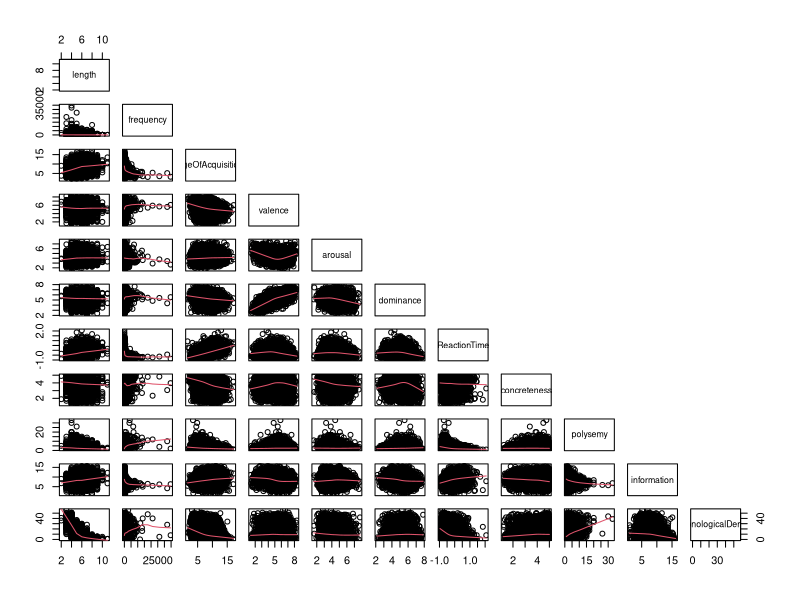
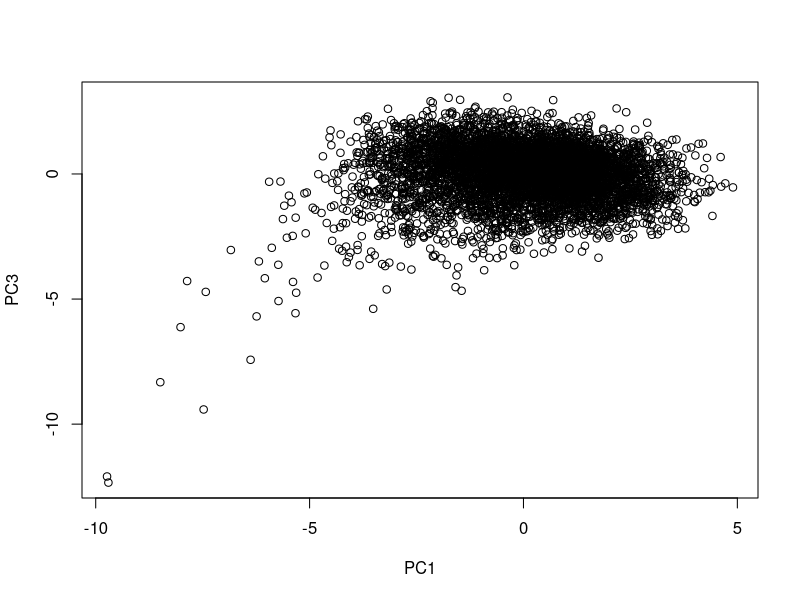
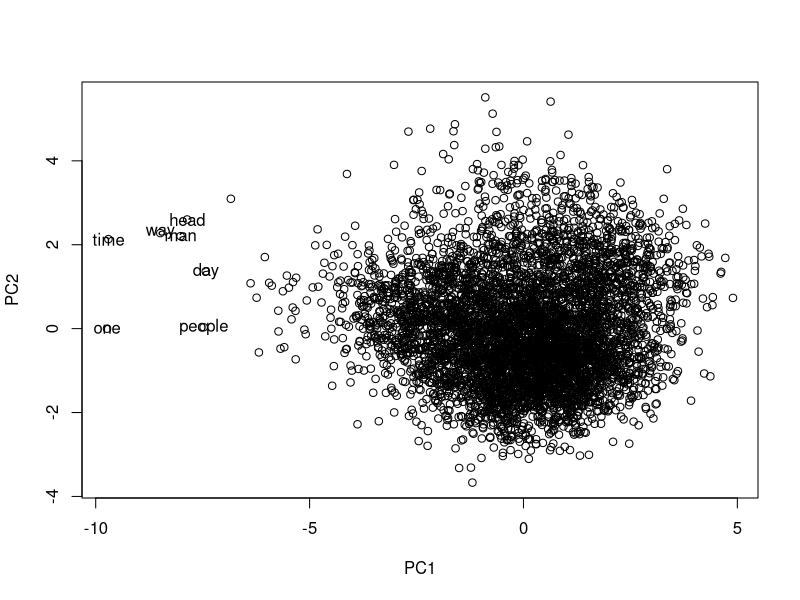
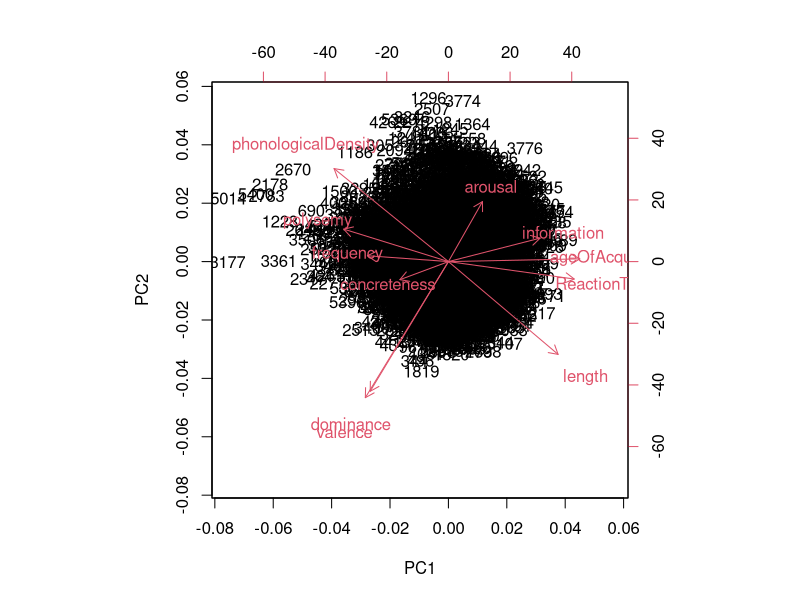
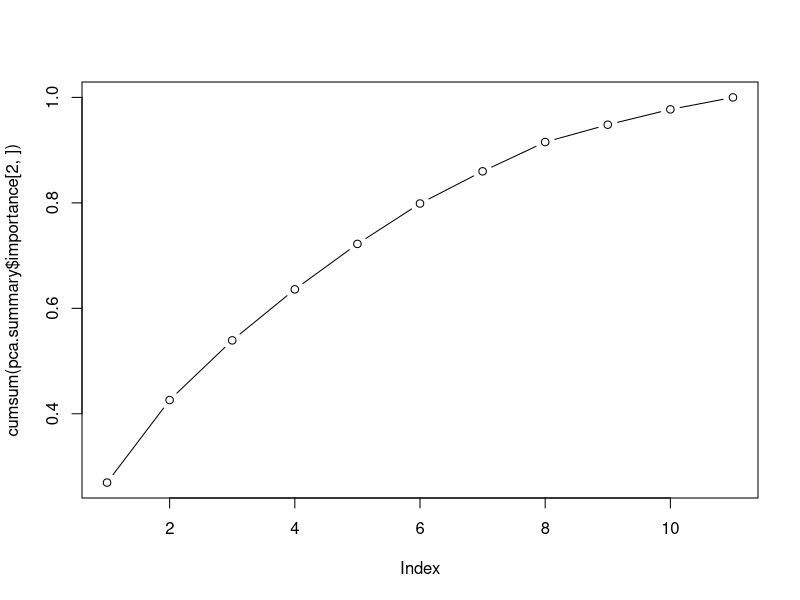

Write the R code that produced these figures, in order.
# Use a PCA to visualise the distances between datapoints with many variables at the same time
setwd("~/Documents/Teaching/QMSS2017/gitfiles/qmss-2017/FindingPatterns/analysis/")

# Load some data on words
d = read.csv("../data/wordData.csv", stringsAsFactors = F)


# The first two columns are an ID variable and the actual word.  We don't want to analyse those, so let's take them out.
words = d$word

d = d[,-c(1,2)]

# First, let's plot the correlation between each variable
pairs(d, upper.panel = NULL,lower.panel = panel.smooth)

# We can scale each variable to be in the same range and centered around 0.
# (For real analyses, we'd want to do this more carefully)
scaled.d = scale(d)

# Run the PCA
pca <- prcomp(scaled.d)

# Plot the first and second principle components
plot(pca$x[,c(1,3)])

# There are some words outside the main cluster, what are those?
plot(pca$x[,1:2])
outliers = which(pca$x[,1]< -7)
text(pca$x[outliers,1], pca$x[outliers,2], words[outliers])


# Look at the rotation (loadings) of variables
dim2 = pca$rotation[,1:2]
dim2[order(dim2[,1]),]

# A fancier plot
biplot(pca)

# Look at the eigenvalues: how much cumulative variance is explained by each dimension
pca.summary = summary(pca)
plot(cumsum(pca.summary$importance[2,]), type='b')


# More ways to plot PCA data:
#http://www.sthda.com/english/wiki/principal-component-analysis-in-r-prcomp-vs-princomp-r-software-and-data-mining

# Phylogenetic PCA using phyl.pca from the phytools package:
#http://www.phytools.org/static.help/phyl.pca.html